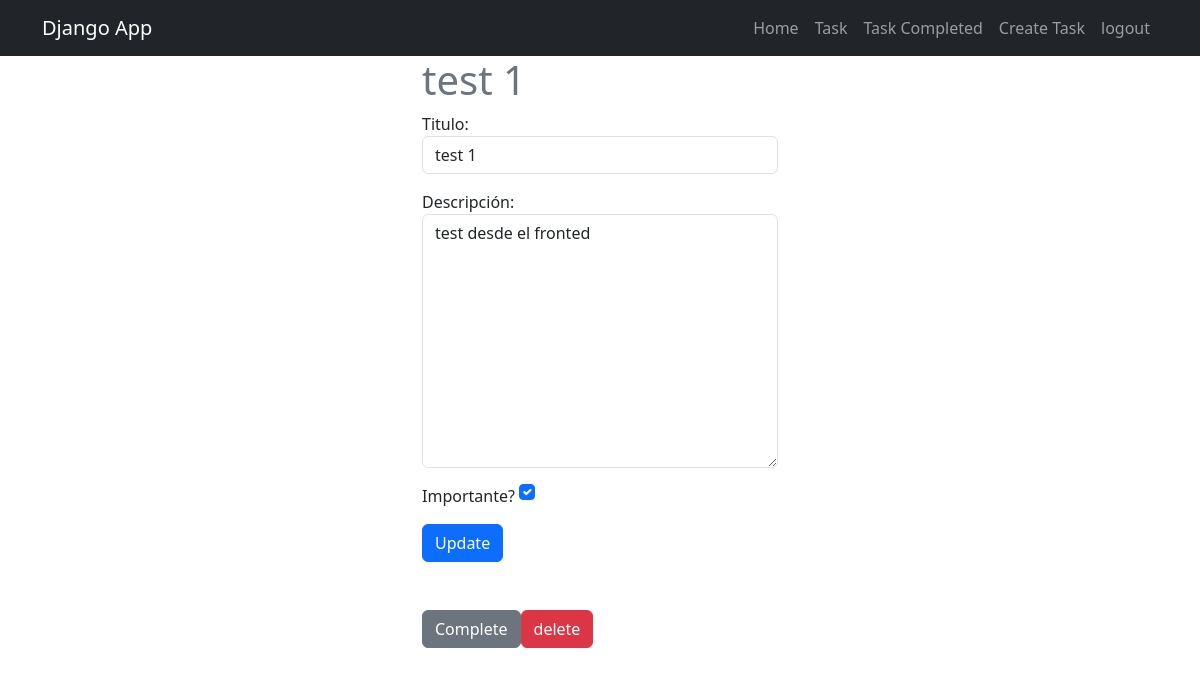
/task/2/ (signed in), run on the app's committed database.
### tasks/models.py (models this page shows, shortened)
class Task(models.Model):
    title = models.CharField(max_length=100)
    description = models.TextField(blank=True)
    created = models.DateTimeField(auto_now_add=True)
    datecompleted = models.DateTimeField(null=True)
    important = models.BooleanField(default=False)
    user = models.ForeignKey(User, on_delete=models.CASCADE)

### tasks/views.py (the view, shortened to what this page needs)
# urls.py: path('task/<int:task_id>/', views.tasks_detail, name='task_detail'),
@login_required
def tasks_detail(request, task_id):
    if request.method == 'GET':
        task = get_object_or_404(Task, pk=task_id, user=request.user)
        form = TaskForm(instance=task)
        return render(request, 'task_detail.html', {'task': task, 'form': form})

### tasks/forms.py
class TaskForm (forms.ModelForm):
    class Meta:
        model = Task
        fields = ['title', 'description', 'important']
        labels = {
            'title': 'Titulo',
            'description': 'Descripción',
            'important': 'Importante?'
        }
        widgets = {
            'title': forms.TextInput(attrs={'class': 'form-control', 'placeholder': 'Escribe el titulo'}),
            'description': forms.Textarea(attrs={'class': 'form-control', 'placeholder': 'Escribe la description'}),
            'important': forms.CheckboxInput(attrs={'class': 'form-check-input m-auto'}),
        }

### tasks/templates/task_detail.html (shortened to what this page needs)
{% extends 'base.html' %}
{% block content %}
<main class="container">
  <div class="row">
    <div class="col-md-4 offset-md-4">
      <h1 class="text-secondary">{{task.title}}</h1>
      <form method="POST">
        {{form.as_p}}
        <button class="btn btn-primary">
          Update
        </button>
      </form>
      <div class="mt-5 d-flex">
        <form action="{% url 'task_complete'  task.id %}" method="POST">
          <button class="btn btn-secondary">
            Complete
          </button>
        </form>
        <form action="{% url 'task_delete'  task.id %}" method="POST"">
                  <button class=" btn btn-danger">
          delete
          </button>
        </form>
      </div>
    </div>
  </div>
</main>
{% endblock %}

### data on the page
Task: title "test 1", description "test desde el fronted", important "☑"
